Frame 1 (no input): blank canvas, image omitted
Frame 60 (no input): blank canvas, image omitted
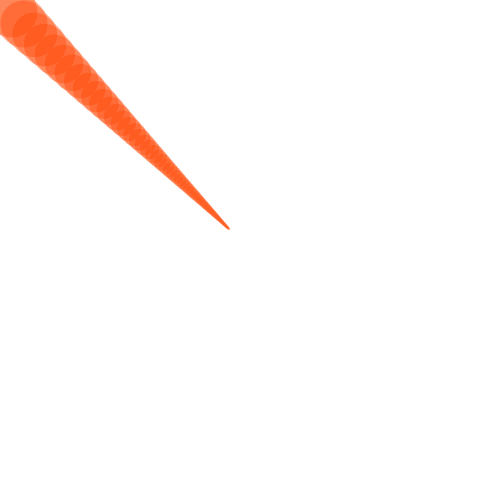
Frame 120 (the mouse pressed at the canvas centre since frame 60)

The p5.js sketch whose frames 1 and 60 were blank and that drew this single picture after the mouse press (run headless with seeded random() and noise() and a simulated clock; from frame 60 on, the mouse is pressed at the canvas centre):

// p5.js sketch
// ── sketch.js
var x = 0;
var y = 0;
var px = 0;
var py = 0;
var easing = 0.05;
function setup() {
    // put setup code here
    createCanvas(480, 480);
}
function draw() {
    // put drawing code here
    var targetX = mouseX;
    var targetY = mouseY;
    var weight;
    
    x += (targetX - x) * easing;
    y += (targetY - y) * easing;
    
    weight = dist(x, y, px, py)*3;
    strokeWeight(weight);
    if (mouseIsPressed) {
        stroke(255, 69, 0, 102);
        line(x, y, px, py);
    }
    py = y;
    px = x;
}
